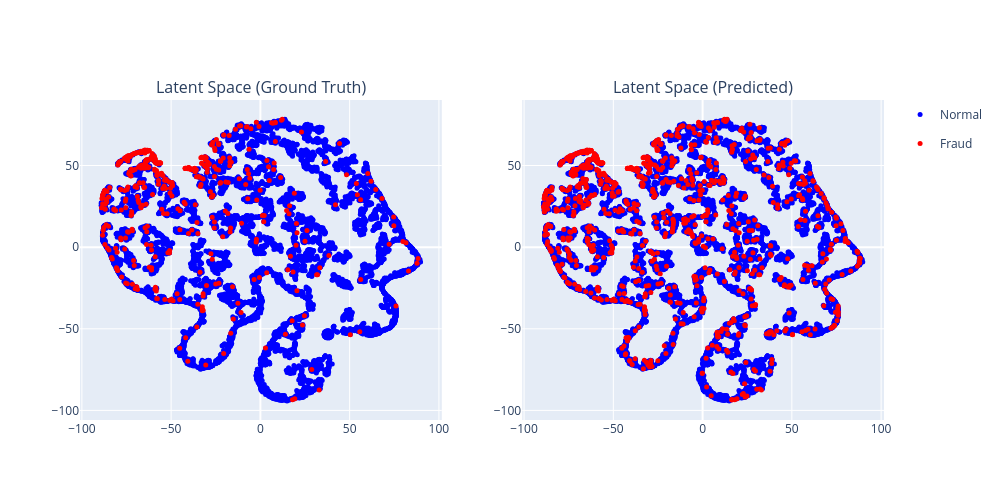

This figure's notebook cell:
### Code cell
plot_latent_space_2d(
    embeddings=embeddings,
    y_test=y_all,
    y_pred=y_pred_all,
    index_df=all_df,        # DataFrame to use for hover info
    hover_col='sales_id'     # column in test_df to display on hover
)

### Figure 1 — Plotly figure (JSON) as saved in the notebook; plotly's stock layout.template omitted (floating-point values rounded to 4 significant figures; data arrays with more than 128 entries replaced by an {"elided": "..."} marker saying what was removed)
{"data": [{"hoverinfo": "text+name", "hovertext": {"elided": "9526 str values"}, "legendgroup": "Normal", "marker": {"color": "blue", "size": 5}, "mode": "markers", "name": "Normal", "showlegend": true, "type": "scatter", "x": {"elided": "9526 float values"}, "xaxis": "x", "y": {"elided": "9526 float values"}, "yaxis": "y"}, {"hoverinfo": "text+name", "hovertext": {"elided": "474 str values"}, "legendgroup": "Fraud", "marker": {"color": "red", "size": 5}, "mode": "markers", "name": "Fraud", "showlegend": true, "type": "scatter", "x": {"elided": "474 float values"}, "xaxis": "x", "y": {"elided": "474 float values"}, "yaxis": "y"}, {"hoverinfo": "text+name", "hovertext": {"elided": "9044 str values"}, "legendgroup": "Normal", "marker": {"color": "blue", "size": 5}, "mode": "markers", "name": "Normal", "showlegend": false, "type": "scatter", "x": {"elided": "9044 float values"}, "xaxis": "x2", "y": {"elided": "9044 float values"}, "yaxis": "y2"}, {"hoverinfo": "text+name", "hovertext": {"elided": "956 str values"}, "legendgroup": "Fraud", "marker": {"color": "red", "size": 5}, "mode": "markers", "name": "Fraud", "showlegend": false, "type": "scatter", "x": {"elided": "956 float values"}, "xaxis": "x2", "y": {"elided": "956 float values"}, "yaxis": "y2"}], "layout": {"annotations": [{"font": {"size": 16}, "showarrow": false, "text": "Latent Space (Ground Truth)", "x": 0.225, "xanchor": "center", "xref": "paper", "y": 1, "yanchor": "bottom", "yref": "paper"}, {"font": {"size": 16}, "showarrow": false, "text": "Latent Space (Predicted)", "x": 0.775, "xanchor": "center", "xref": "paper", "y": 1, "yanchor": "bottom", "yref": "paper"}], "height": 500, "width": 1000, "xaxis": {"anchor": "y", "domain": [0, 0.45]}, "xaxis2": {"anchor": "y2", "domain": [0.55, 1]}, "yaxis": {"anchor": "x", "domain": [0, 1]}, "yaxis2": {"anchor": "x2", "domain": [0, 1]}}}
